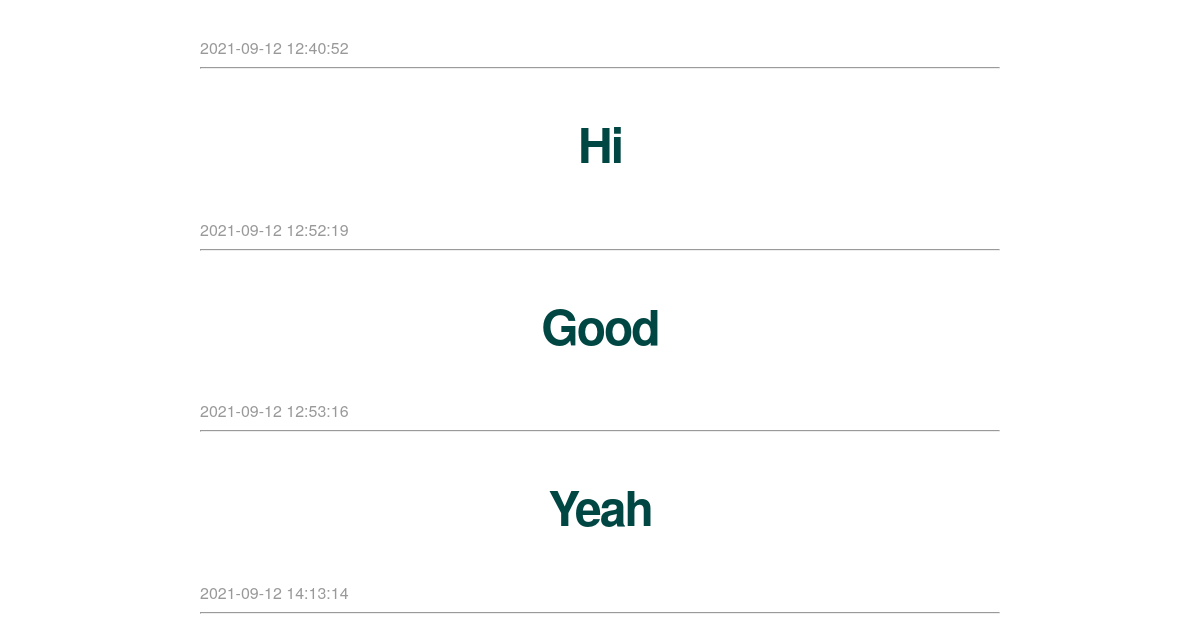
Before: / (lower part) with the older database file.
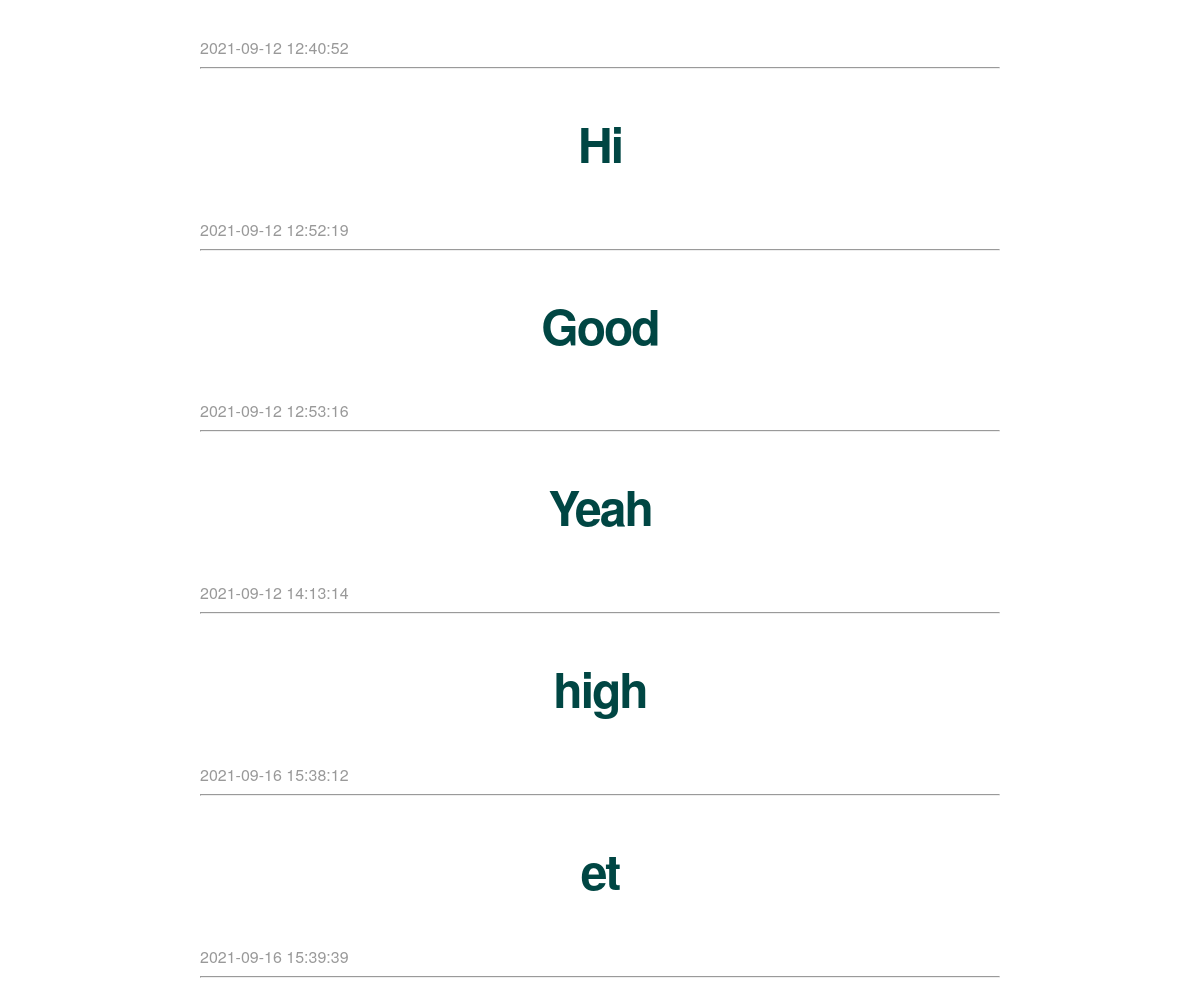
After: the same page with the newer database file.
### tables this page shows
CREATE TABLE posts (
    id INTEGER PRIMARY KEY AUTOINCREMENT,
    created TIMESTAMP NOT NULL DEFAULT CURRENT_TIMESTAMP,
    title TEXT NOT NULL,
    content TEXT NOT NULL
);

### app.py (the view)
@app.route('/')
def index():
    connection = get_db_connection()
    posts = connection.execute('SELECT * FROM posts').fetchall()
    connection.close()
    return render_template('index.html', posts=posts)

### app.py (called while the page is built)
def get_db_connection():
    connection = sqlite3.connect('database.db')
    connection.row_factory = sqlite3.Row
    global count_of_connection
    count_of_connection += 1
    return connection

### templates/index.html (shortened to what this page needs)
{% extends 'base.html' %}
{% block content %}
    {% for post in posts %}
        <a class="post" href="{{ url_for('post', post_id=post['id']) }}">
            <h2>{{ post['title'] }}</h2>
        </a>
        <span class="timestamp">{{ post['created'] }}</span>
        <hr>
    {% endfor %}
{% endblock %}

### templates/base.html (shortened to what this page needs)
<!doctype html>
<html lang="en">
  <head>
     <link rel="stylesheet" href="{{ url_for('static', filename='css/main.css') }}">
  </head>
  <body>
    <div class="container">
        {% block content %} {% endblock %}
    </div>
  </body>
</html>

### static/css/main.css (style rules this page uses)
body { margin: 0; padding: 0; font-family: "Helvetica Neue", Helvetica, Arial, sans-serif; color: #444; }
.container { width: 800px; margin: 0 auto; margin-block-start: 80px; }
h2 { font-size: 3em; margin-top: 40px; text-align: center; letter-spacing: -2px; color: #004643; }
.post { text-decoration: none; }
.timestamp { color: #999; }

Changed rows visible on the page:
added posts: title "high", created "2021-09-16 15:38:12"
added posts: title "et", created "2021-09-16 15:39:39"
